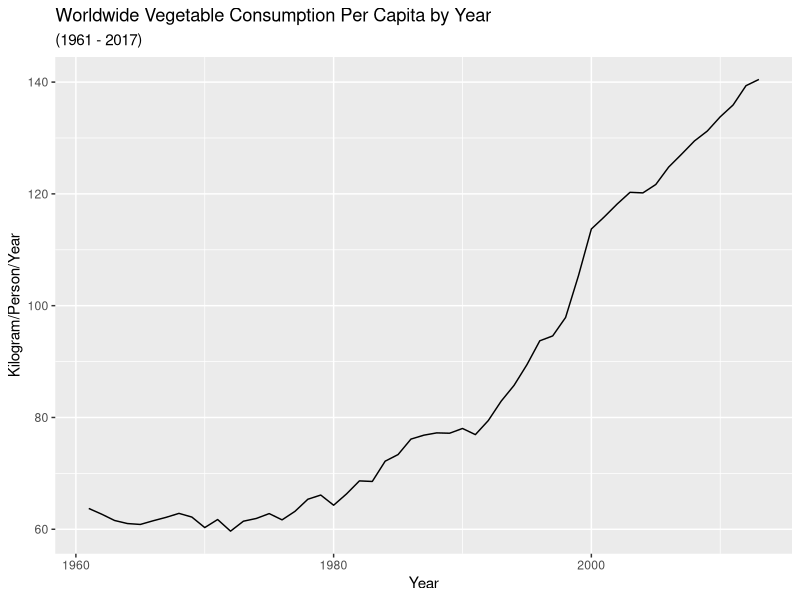
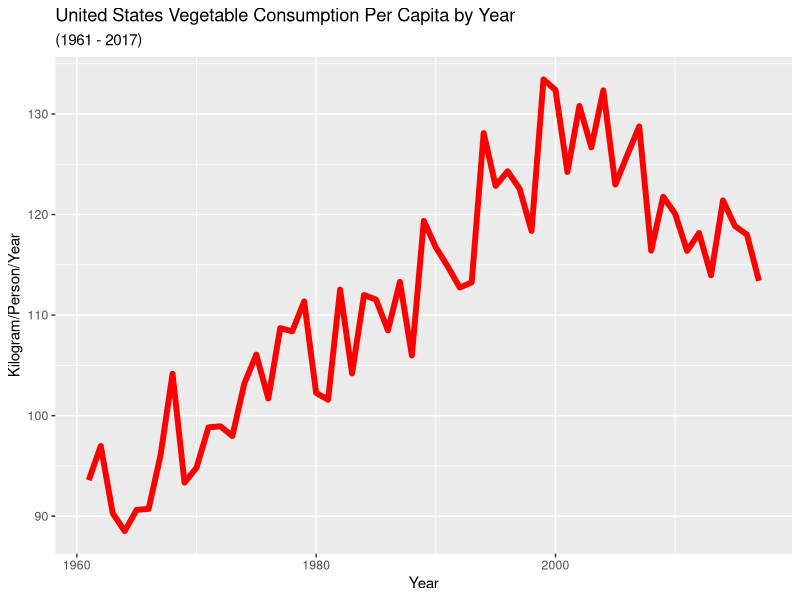
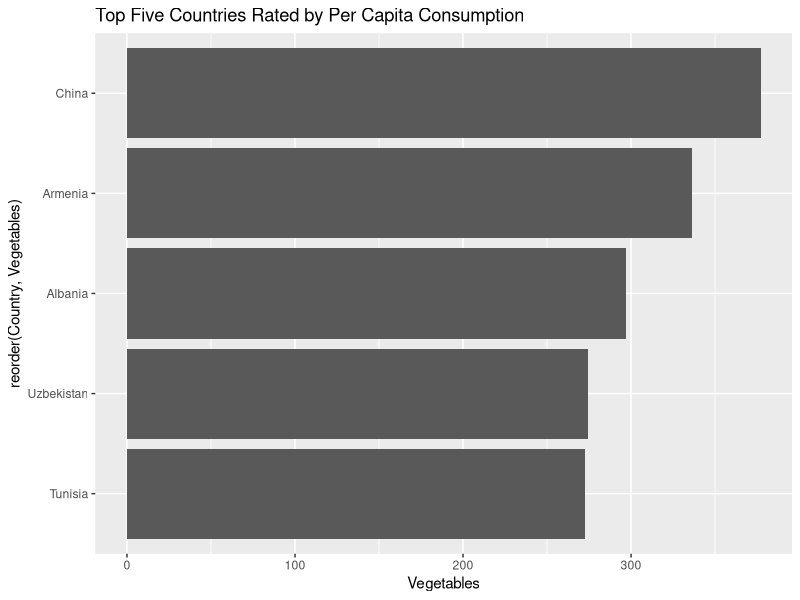
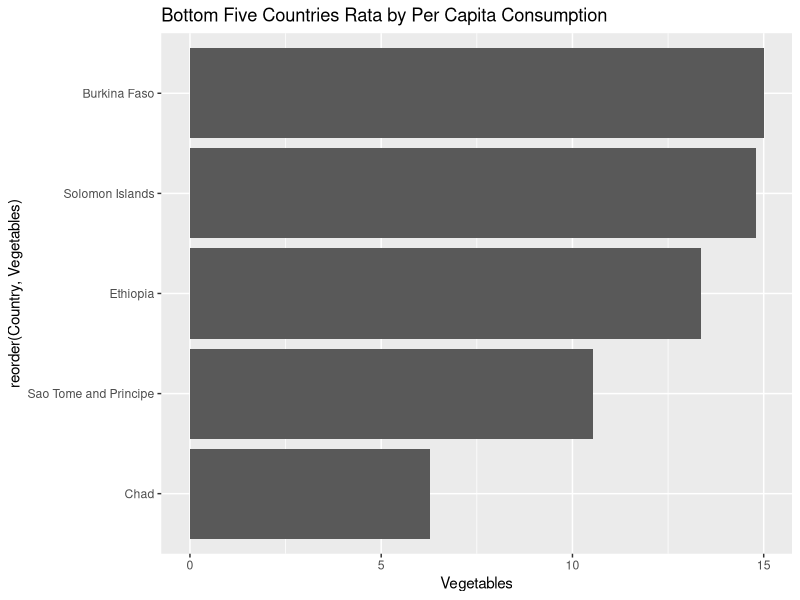
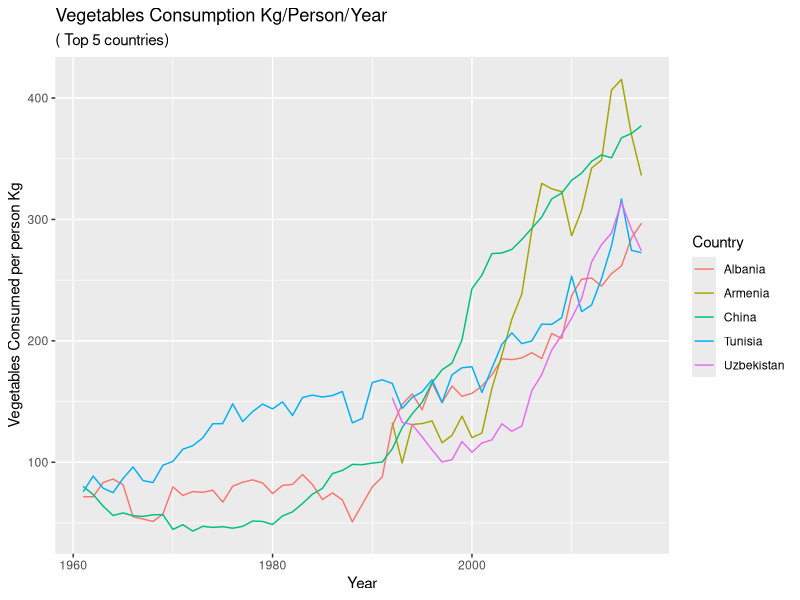

Write R code to recreate these figures, in order.
library(ggplot2)
library(scales)
library(tidyr)
library(dplyr)

vegetable_consumption <- read.csv("./DATA/20-vegetable-consumption-per-capita.csv")
colnames(vegetable_consumption) <- c("Country","Code","Year","Vegetables")

### Worldwide vegetable Consumption per Capita
vegetable_consumption %>% filter(Country == "World") %>%
  ggplot() + geom_line(aes(x=Year,y=Vegetables)) +
  scale_y_continuous(labels=comma) +
  labs(title="Worldwide Vegetable Consumption Per Capita by Year",
       subtitle = "(1961 - 2017)",
       y="Kilogram/Person/Year")

### US Vegetable Consumption per Capita in Kilograms

vegetable_consumption %>% filter(Country == "United States") %>%
  ggplot() + geom_line(aes(x=Year,y=Vegetables),lwd=2,col="red") +
  scale_y_continuous(labels=comma) +
  labs(title="United States Vegetable Consumption Per Capita by Year",
       subtitle = "(1961 - 2017)",
       y="Kilogram/Person/Year")



## Top Five Countries with highest per cap consumption

vegie_top <- vegetable_consumption %>% filter(Year =="2017") %>%  top_n(5,Vegetables)
vegie_top <- as.data.frame(vegie_top)

ggplot(vegie_top) + geom_col(aes(x=reorder(Country,Vegetables),y=Vegetables)) + coord_flip() +
  labs(title="Top Five Countries Rated by Per Capita Consumption")

### Plot Bottom Five Countries by Per Capita Consumption

vegie_bottom <- vegetable_consumption %>% filter(Year =="2017") %>%  top_n(-5,Vegetables)
vegie_bottom <- as.data.frame(vegie_bottom)

ggplot(vegie_bottom) + geom_col(aes(x=reorder(Country,Vegetables),y=Vegetables)) + coord_flip() +
  labs(title="Bottom Five Countries Rata by Per Capita Consumption")


### Top Five Countries by Per Capita Vegetable consumption 

countries_top_five <- vegie_top %>% select(Country) %>% left_join(vegetable_consumption,by="Country")
head(countries_top_five)
tail(countries_top_five)

### Plots of Top Five Countries ranked by Per Capita Consumption

ggplot(countries_top_five) + geom_line(aes(x=Year,y=Vegetables,col=Country)) +
  labs(title = "Vegetables Consumption Kg/Person/Year",subtitle = "( Top 5 countries)",
       y="Vegetables Consumed per person Kg")
